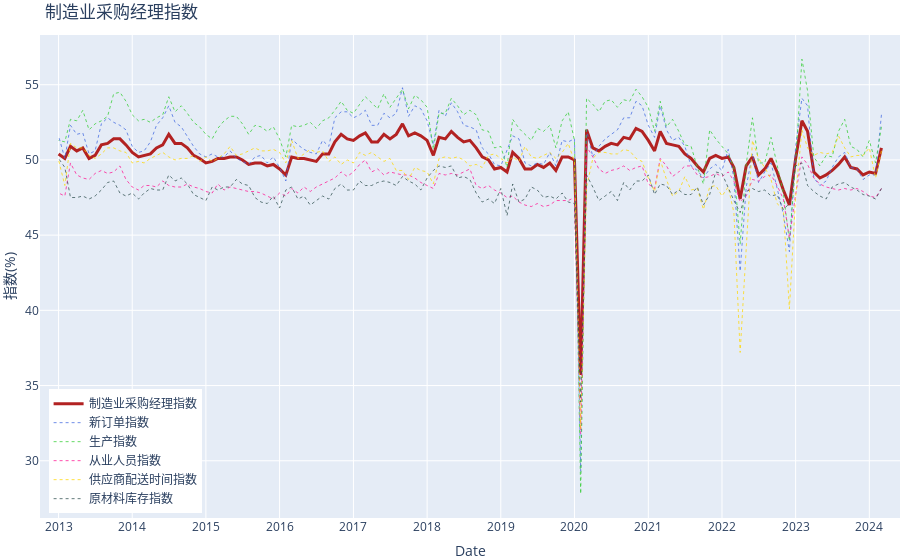

The code cell stored with this chart in its notebook:
### Markdown cell above
## [制造业采购经理指数(%)](https://data.stats.gov.cn/easyquery.htm?cn=A01&zb=A0B01&sj=202403)

制造业采购经理指数（PMI），是通过对企业采购经理的月度调查结果统计汇总、编制而成的指数，是国际上通用的监测宏观经济走势的先行性指数之一，具有较强的预测、预警作用。PMI是一个综合指数，由5个扩散指数（分类指数）加权计算而成。5个分类指数及其权数是依据其对经济的先行影响程度确定的。具体包括：新订单指数，权数为30%；生产指数，权数为25%；从业人员指数，权数为20%；供应商配送时间指数，权数为15%；原材料库存指数，权数为10%。其中，供应商配送时间指数为逆指数，在合成PMI综合指数时进行反向运算。PMI通常以50%作为经济强弱的分界点，PMI高于50%时，反映制造业经济扩张；低于50%，则反映制造业经济收缩。

### Code cell
# https://plotly.com/python/line-charts/#line-plot-with-goscatter
# https://en.wikipedia.org/wiki/Web_colors

pmi = pd.read_excel('data/PMI.xls', engine='calamine', index_col=0, skiprows=2, skipfooter=2).T
pmi.index = pd.to_datetime(pmi.index, format='%Y年%m月')
pmi

x = pmi.index

plot_neworder = go.Scatter(x=x, y=pmi['新订单指数(%)'], line=dict(color='royalblue', width=1, dash='dot'), opacity=0.75, name='新订单指数')
plot_production = go.Scatter(x=x, y=pmi['生产指数(%)'], line=dict(color='LimeGreen', width=1, dash='dot'), opacity=0.75, name='生产指数')
plot_worker = go.Scatter(x=x, y=pmi['从业人员指数(%)'], line=dict(color='DeepPink', width=1, dash='dot'), opacity=0.75, name='从业人员指数')
plot_delivery = go.Scatter(x=x, y=pmi['供应商配送时间指数(%)'], line=dict(color='gold', width=1, dash='dot'), opacity=0.75, name='供应商配送时间指数')
plot_stock = go.Scatter(x=x, y=pmi['原材料库存指数(%)'], line=dict(color='DarkSlateGray', width=1, dash='dot'), opacity=0.75, name='原材料库存指数')
plot_pmi = go.Scatter(x=x, y=pmi['制造业采购经理指数(%)'], line=dict(color='firebrick', width=3), name='制造业采购经理指数')

fig = go.Figure([plot_pmi, plot_neworder, plot_production, plot_worker, plot_delivery, plot_stock])

fig.update_layout(
    title='制造业采购经理指数',
    height=680, margin={'t':35, 'b':0, 'l':0, 'r':0},
    xaxis=dict(title="Date", dtick='M12', range=['2012-10-01','2024-06-01']),
    yaxis=dict(title="指数(%)"),
    legend=dict(x=0.01, y=0.01)
)
fig.show()

### Figure 1 — Plotly figure (JSON) as saved in the notebook; plotly's stock layout.template omitted (floating-point values rounded to 4 significant figures; data arrays with more than 128 entries replaced by an {"elided": "..."} marker saying what was removed)
{"data": [{"line": {"color": "firebrick", "width": 3}, "name": "制造业采购经理指数", "type": "scatter", "x": {"elided": "135 str values"}, "y": {"elided": "135 float values"}}, {"line": {"color": "royalblue", "dash": "dot", "width": 1}, "name": "新订单指数", "opacity": 0.75, "type": "scatter", "x": {"elided": "135 str values"}, "y": {"elided": "135 float values"}}, {"line": {"color": "LimeGreen", "dash": "dot", "width": 1}, "name": "生产指数", "opacity": 0.75, "type": "scatter", "x": {"elided": "135 str values"}, "y": {"elided": "135 float values"}}, {"line": {"color": "DeepPink", "dash": "dot", "width": 1}, "name": "从业人员指数", "opacity": 0.75, "type": "scatter", "x": {"elided": "135 str values"}, "y": {"elided": "135 float values"}}, {"line": {"color": "gold", "dash": "dot", "width": 1}, "name": "供应商配送时间指数", "opacity": 0.75, "type": "scatter", "x": {"elided": "135 str values"}, "y": {"elided": "135 float values"}}, {"line": {"color": "DarkSlateGray", "dash": "dot", "width": 1}, "name": "原材料库存指数", "opacity": 0.75, "type": "scatter", "x": {"elided": "135 str values"}, "y": {"elided": "135 float values"}}], "layout": {"autosize": true, "legend": {"x": 0.01, "y": 0.01}, "margin": {"b": 0, "l": 0, "r": 0, "t": 35}, "title": {"text": "制造业采购经理指数"}, "xaxis": {"dtick": "M12", "range": ["2012-10-01", "2024-06-01"], "title": {"text": "Date"}, "type": "date"}, "yaxis": {"autorange": true, "range": [26.19, 58.31], "title": {"text": "指数(%)"}, "type": "linear"}}}
